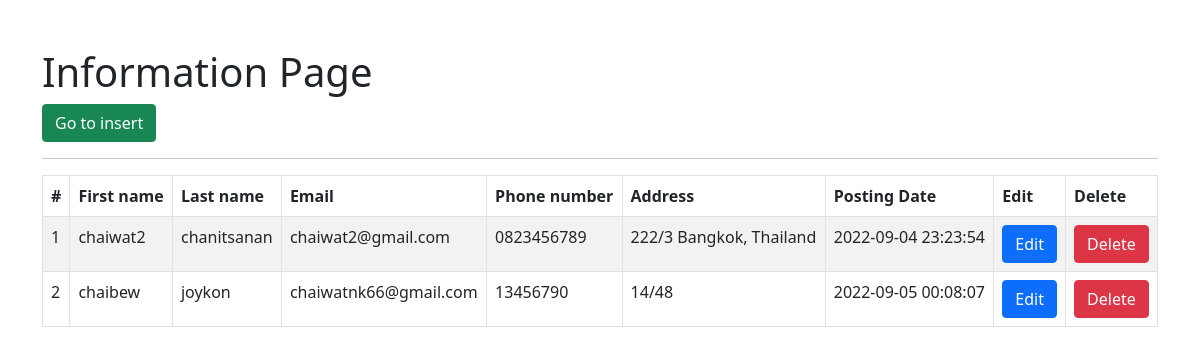
The page / on the database its author committed.
### tables this page shows
CREATE TABLE `tblusers` (
  `id` int(11) NOT NULL,
  `firstname` varchar(255) NOT NULL,
  `lastname` varchar(255) NOT NULL,
  `email` varchar(255) NOT NULL,
  `phonenumber` char(11) NOT NULL,
  `address` varchar(255) NOT NULL,
  `postingdate` timestamp NOT NULL DEFAULT current_timestamp()
);

### functions.php (called while the page is built, shortened)
<?php
    class DB_con {
        function __construct() {
            $conn = mysqli_connect(DB_SERVER,DB_USER,DB_PASS,DB_NAME);
            $this->dbcon = $conn;
        }
        public function fetchdata() {
            $result = mysqli_query($this->dbcon, "SELECT * FROM tblusers");
            return $result;
        }
    }
?>

### index.php (the view, shortened to what this page needs)
<!DOCTYPE html>
<html lang="en">
<head>
    <link href="https://cdn.jsdelivr.net/npm/bootstrap@5.0.2/dist/css/bootstrap.min.css" rel="stylesheet">
</head>
<body>
   <div class="container">
    <h1 class="mt-5">Information Page</h1>
    <a href="insert.php" class="btn btn-success">Go to insert</a>
    <hr>
   <table id="mytable" class="table table-bordered table-striped">
        <thead>
            <th>#</th>
            <th>First name</th>
            <th>Last name</th>
            <th>Email</th>
            <th>Phone number</th>
            <th>Address</th>
            <th>Posting Date</th>
            <th>Edit</th>
            <th>Delete</th>
        </thead>
        <tbody>
            <?php
                include_once('functions.php');
                $fetchdata = new DB_con();
                $sql = $fetchdata->fetchdata();
                while( $row = mysqli_fetch_array($sql)) {
            ?>
                <tr>
                    <td><?php echo $row['id']; ?></td>
                    <td><?php echo $row['firstname']; ?></td>
                    <td><?php echo $row['lastname']; ?></td>
                    <td><?php echo $row['email']; ?></td>
                    <td><?php echo $row['phonenumber']; ?></td>
                    <td><?php echo $row['address']; ?></td>
                    <td><?php echo $row['postingdate']; ?></td>
                    <td><a href="update.php?id=<?php echo $row['id']; ?>" class="btn btn-primary">Edit</a></td>
                    <td><a href="delete.php?del=<?php echo $row['id']; ?>" class="btn btn-danger">Delete</a></td>
                </tr>
            <?php
                }
            ?>
        </tbody>
    </table>
   </div>
</body>
</html>

### rows shown on the page
tblusers: id "1", firstname "chaiwat2", lastname "chanitsanan", email "chaiwat2@gmail.com", phonenumber "0823456789", address "222/3 Bangkok, Thailand", postingdate "2022-09-04 23:23:54"
tblusers: id "2", firstname "chaibew", lastname "joykon", email "chaiwatnk66@gmail.com", phonenumber "13456790", address "14/48", postingdate "2022-09-05 00:08:07"
